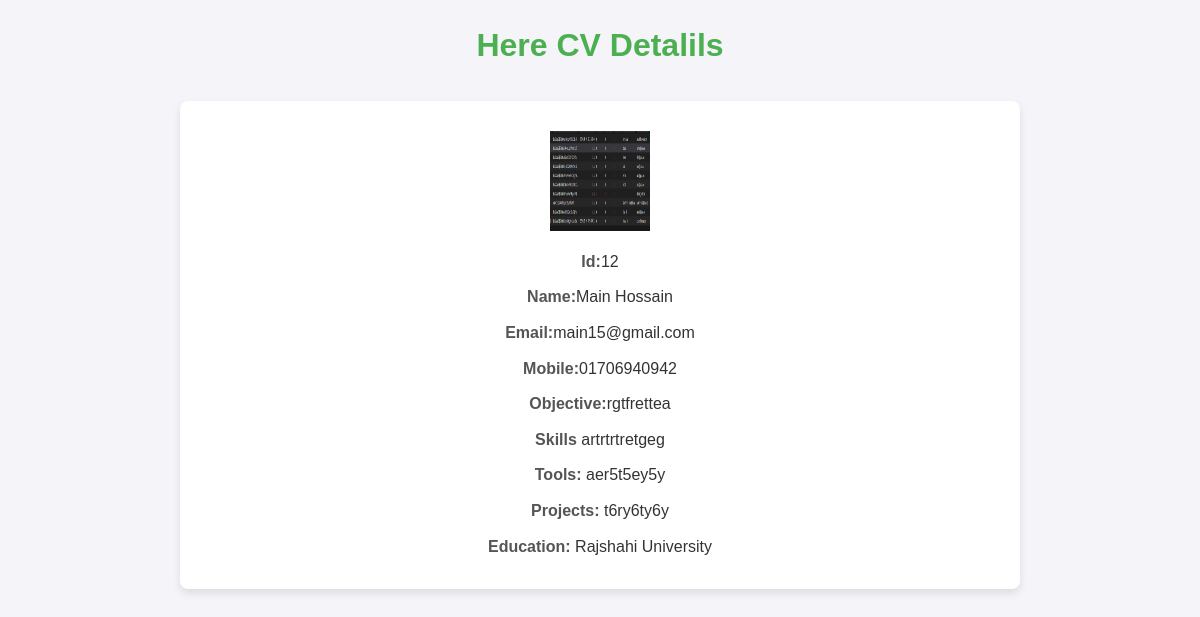
The app's page /cv_details/12/, older data.
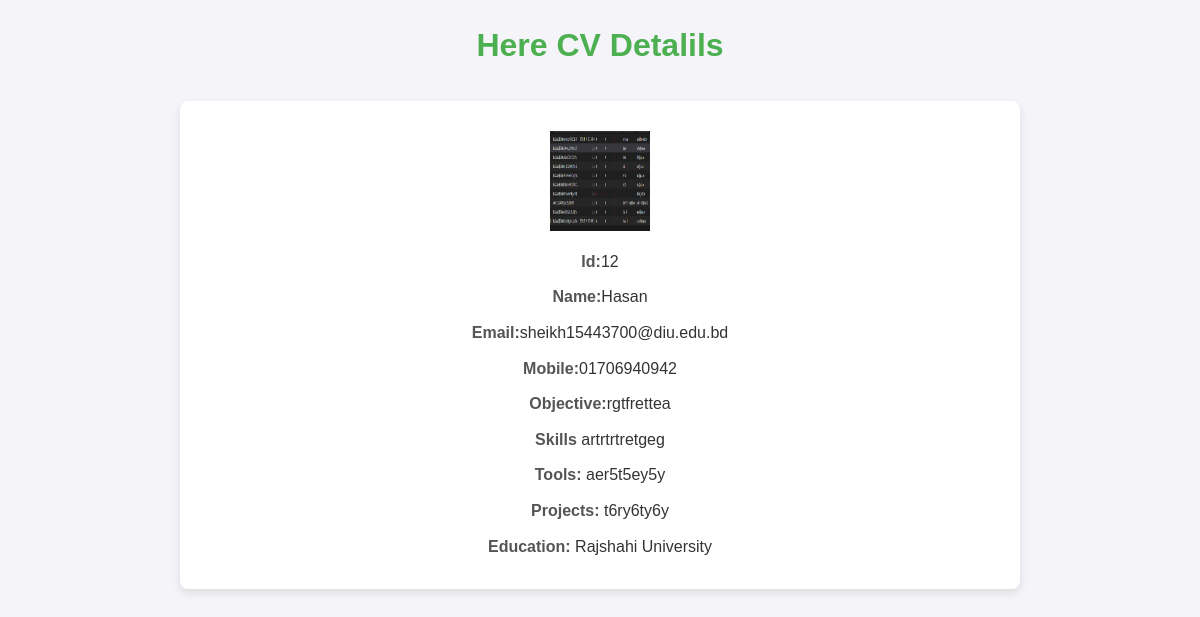
The same page, newer data.
### myApp/models.py (models this page shows, shortened)
class FormMaker(models.Model):
    image= models.ImageField(upload_to='images/', blank=True, null=True)
    mobile= models.CharField(max_length=15, blank=True, null=True)
    objective= models.TextField(max_length=1000, blank=True, null=True)
    skills= models.TextField(max_length=1000, blank=True, null=True)
    tools= models.TextField(max_length=1000, blank=True, null=True)
    projects= models.TextField(max_length=1000, blank=True, null=True)
    education= models.TextField(max_length=1000, blank=True, null=True)
    customuser= models.ForeignKey(CustomUser, on_delete=models.CASCADE, blank=True, null=True,related_name='formmaker')

class CustomUser(AbstractBaseUser, PermissionsMixin):
    is_staff = models.BooleanField(default=False)
    is_active = models.BooleanField(default=True)
    name= models.CharField(max_length=50)
    email = models.EmailField(_("email address"), unique=True)
    USERNAME_FIELD = "email"
    REQUIRED_FIELDS = []
    objects = CustomUserManager()

### myApp/views.py (the view)
# urls.py: path('cv_details/<int:pk>/',cv_details,name='cv_details'),
def cv_details(request,pk):
    try:
        tasks = FormMaker.objects.get(pk=pk)
        return render(request, 'cv_details.html', {'tasks': tasks})
    except FormMaker.DoesNotExist:
        return HttpResponse("No such CV exists")

### myApp/templates/cv_details.html (shortened to what this page needs)
<!DOCTYPE html>
<html lang="en">
<head>
</head>
<body>
    <h1>Here CV Detalils</h1>
    <div class="container">
        <p><strong></strong> <img src="{{ tasks.image.url }}" alt="Profile Image" style="width: 100px; height: 100px;"></p>
        <p><strong>Id:</strong>{{ tasks.id }}</p>
        <p><strong>Name:</strong>{{ tasks.customuser.name }}</p>
        <p><strong>Email:</strong>{{ tasks.customuser.email }}</p>
        <p><strong>Mobile:</strong>{{ tasks.mobile }}</p>
        <p> <strong>Objective:</strong>{{ tasks.objective }}</p>
        <p><strong>Skills</strong> {{ tasks.skills }}</p>
        <p><strong>Tools:</strong> {{ tasks.tools }} </p>
        <p><strong>Projects:</strong> {{ tasks.projects }} </p>
        <p><strong>Education:</strong> {{ tasks.education }} </p>
    </div>
</body>
</html>

Row changes from the older to the newer data that the page shows:
changed through a linked row, FormMaker "rgtfrettea": customuser.name "Main Hossain" → "Hasan"; customuser.email "main15@gmail.com" → "sheikh15443700@diu.edu.bd"
